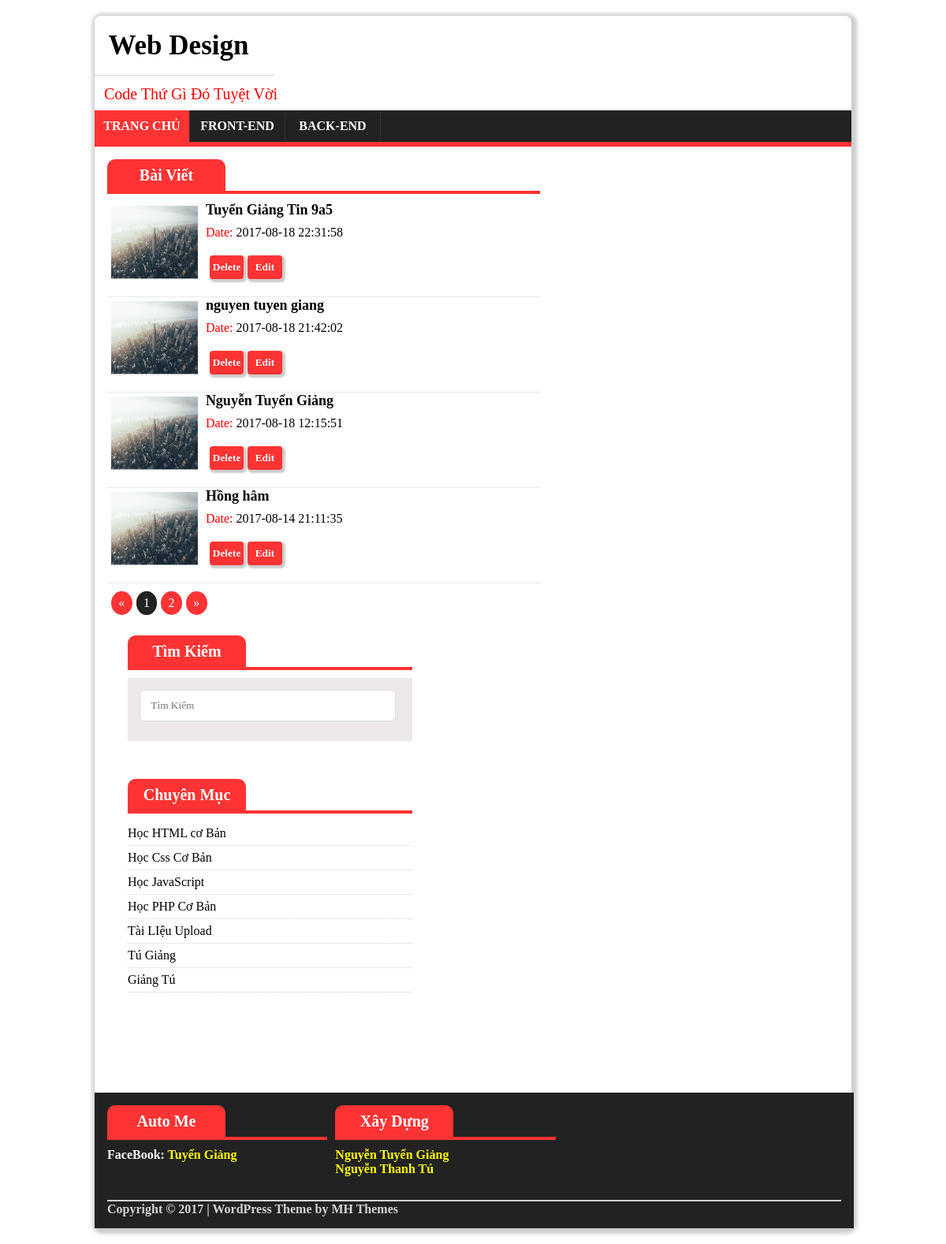
/posts.php, run on the app's committed database.
### tables this page shows
CREATE TABLE IF NOT EXISTS `posts` (
  `id` int(11) NOT NULL,
  `title` varchar(100) NOT NULL,
  `content` text NOT NULL,
  `excerpt` text NOT NULL,
  `datetime` datetime NOT NULL DEFAULT CURRENT_TIMESTAMP,
  `user` varchar(50) NOT NULL,
  `cat_id` int(11) NOT NULL
);

CREATE TABLE IF NOT EXISTS `category` (
  `id` int(11) NOT NULL,
  `title` varchar(100) NOT NULL,
  `content` text NOT NULL
);

### inc/lip.php (called while the page is built, shortened)
<?php
	$conn=mysqli_connect("localhost","root","","tin9a5");
	if($conn){
		mysqli_set_charset($conn,"utf8");
	}else{
		die ("Không thể kết nối database"). mysqli_error($conn);
	}
	$postpage= 4;
	function get_total_post(){
		global $conn;
		$sql="SELECT COUNT(id) AS total FROM posts";
		$rs=mysqli_query($conn,$sql);
		$total=mysqli_fetch_array($rs,MYSQLI_ASSOC);
		return $total["total"];
	}
 ?>

### posts.php (the view, shortened to what this page needs)
<?php require_once("temp/ad/header_ad.php"); ?>
<?php require_once("temp/menu.php");?>
<div id="main">
	<div id="main-left">
	 <div id="list">
	 	<div id="list-title">Bài Viết</div>
	 </div>
		<?php
			$page=empty($_GET["page"]) ? 1 :($_GET["page"]);
               $totalposts=get_total_post();
               $startfrom= ($page -1) * $postpage;
               $totalpage=round($totalposts/$postpage);
			$sql="SELECT posts.id,posts.title,posts.content,posts.excerpt,posts.user,posts.datetime,posts.cat_id,category.id as cid ,category.title as name FROM posts,category  WHERE category.id=posts.cat_id ORDER BY posts.id DESC LIMIT $startfrom,$postpage";
			$query=mysqli_query($conn,$sql);
			while($row=mysqli_fetch_array($query,MYSQLI_ASSOC)) :
		?>
		<div class="main-content">
			<div class="main-img">
				<img src="img/anh.jpg" title="Hình Ảnh" alt="Đây có ảnh">
			</div>
			<div class="main-left-content">
					<div class="main-title">
					<a href="single.php?id=<?php echo $row['id'];?>" title="<?php echo $row['title'];?>"><?php echo $row['title'];?></a>
					</div>
					<div class="main-node">
						<font color="red">Date: </font><?php echo $row["datetime"]; ?><br>
						<form method="post">
							<button type="submit" id="button" onclick="return confirm('bạn chắc chắn muốn xóa ? ');">Delete</button>
						</form>
						<a href="edit-posts.php?id=<?php echo $row['id'];?>"><button type="submit" id="button">Edit</button></a>
					</div>
			</div>
		</div>
		<?php endwhile;?>
		<div id="page">
				<ul>
					<li><a href="#">&laquo; </a></li>
					<?php if($totalpage > 0) : ?>
		                <?php for($i=0;$i<$totalpage;$i++): ?>
		                   <li><a class="<?php echo ($i+1) == $page ? "active" : "" ;?>"
		                   href="posts.php?page=<?php echo ($i+1); ?>"><?php echo $i+1;?></a>
		                <?php endfor; ?>
		              <?php endif; ?>
		              <li><a href="#">&raquo; </a></li>
		        </ul>
			</div>
	</div>
	<div id="main-right">
		<div id="search">
			<div id="list">
				<div id="list-title">Tìm Kiếm</div>
			</div>
			<div class="search-back">
				<form method="post" action="search.php">
					<input type="search" name="search" placeholder="Tìm Kiếm">
				</form>
			</div>
		</div>
		<div id="category">
			<div id="list">
				<div id="list-title">Chuyên Mục</div>
			</div>
			<ul>
				<?php
					$sql="SELECT * FROM category";
					$query=mysqli_query($conn,$sql);
					while($row=mysqli_fetch_array($query,MYSQLI_ASSOC)) :
				?>
				<li><a href="list.php?id=<?php echo $row['id']; ?>">
						<?php echo $row['title']; ?>
					</a>
				</li>
			<?php endwhile;?>
			</ul>
		</div>
	</div>
</div>
<?php require_once("temp/bottom.php");?>

### css/main1.css (style rules this page uses)
* { margin:0; padding:0; font-family:ubuntu; }
body { width:80%; margin:auto; margin-top:20px; margin-bottom:20px; height:auto; clear:left; border-radius:0.5em; box-shadow:2px 2px 5px 5px rgba(0,0,0,0.2); }
ul { list-style-type:none; }
a { color:black; text-decoration:none; transition:0.5s ease all; }
#list { width:100%; height:40px; margin-bottom:10px; border-bottom:4px solid #FF3333; }
#list-title { width:150px; height:40px; text-align:center; line-height:40px; background:#FF3333; color:white; font-weight:bold; font-size:20px; border-top-right-radius:0.5em; border-top-left-radius:0.5em; }
#main { float:left; width:97%; padding:1em; }
#main-left { float:left; width:59%; }
#main-right { float:left; width:40%; height:580px; margin-left:10px; }
.main-content { width:100%; height:120px; border-bottom:dotted 1px lightgray; }
.main-img { float:left; width:20%; height:120px; }
.main-img img { width:100%; height:95px; margin:5px 5px; transition:1s ease all; }
.main-left-content { float:left; width:79%; height:100px; margin-left:5px; }
.main-title { width:100%; height:30px; font-weight:bold; font-size:18px; padding-left:10px; }
.main-node { width:100%; height:30px; padding-left:10px; }
#page { width:97%; height:30px; margin-top:10px; }
#page li { float:left; width:5%; border-radius:50%; background:#ff3333; margin-left:5px; transition:0.3s ease all; }
#page li a { text-align:center; display:block; color:white; line-height:30px; }
#page li a.active { border-radius:50%; background:#222222; }
#search { margin-top:10px; padding:1em; width:97%; height:80px; margin-bottom:30px; }
.search-back { width:100%; height:80px; background:#EEE9E9; }
#category { width:97%; padding:1em; height:500px; margin-top:70px; }
#category li { width:100%; height:30px; border-bottom:dotted 1px lightgray; }
#category li a { line-height:30px; }
input[type="search"] { width:90%; height:40px; border:1px solid #ddd; padding-left:1em; border-radius:0.5em; margin:15px 15px; }
button { float:left; margin-left:5px; width:20%; height:30px; line-height:30px; background:#ff3333; border:none; font-weight:bold; cursor:pointer; margin-top:20px; border-radius:0.3em; color:white; box-shadow:2px 2px 2px 2px rgba(0,0,0,0.2); }
#button { float:left; margin-left:5px; width:10%; height:30px; line-height:30px; background:#ff3333; border:none; font-weight:bold; cursor:pointer; margin-top:20px; border-radius:0.3em; color:white; box-shadow:2px 2px 2px 2px rgba(0,0,0,0.2); }

### data on the page
posts: title "Tuyển Giảng Tin 9a5", datetime "2017-08-18 22:31:58"
posts: title "nguyen tuyen giang", datetime "2017-08-18 21:42:02"
posts: title "Nguyễn Tuyển Giảng", datetime "2017-08-18 12:15:51"
posts: title "Hồng hâm", datetime "2017-08-14 21:11:35"
category: title "Học HTML cơ Bản"
category: title "Học Css Cơ Bản"
category: title "Học JavaScript"
category: title "Học PHP Cơ Bản"
category: title "Tài LIệu Upload"
category: title "Tú Giảng"
category: title "Giảng Tú"
